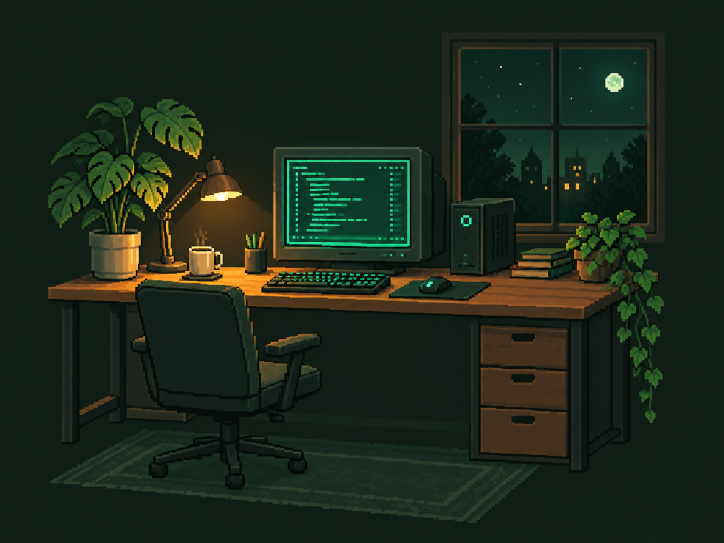
#> input picture docs/design/cozy-pc-concept.png, 1448 x 1086 px (shown at 1/2 size)
$ python build_wireframes.py
#> lines starting #> are read from the running program, lines starting #| are printed output that depends on the picture
"""Generate review-only layout drawings; this is not website source."""
from pathlib import Path
from PIL import Image, ImageDraw, ImageFont

ROOT = Path(__file__).resolve().parents[2]
OUT = ROOT / 'docs' / 'wireframes'
OUT.mkdir(parents=True, exist_ok=True)
FONT = 'C:/Windows/Fonts/arial.ttf'
BG, PANEL, TEXT, MUTED, GREEN = '#101814', '#19251E', '#E8F0EA', '#A9B8AE', '#34D399'

def make(mobile=False):
#> called with mobile = False
    w = 420 if mobile else 1200
    h = 2650 if mobile else 2140
    im = Image.new('RGB', (w,h), BG)
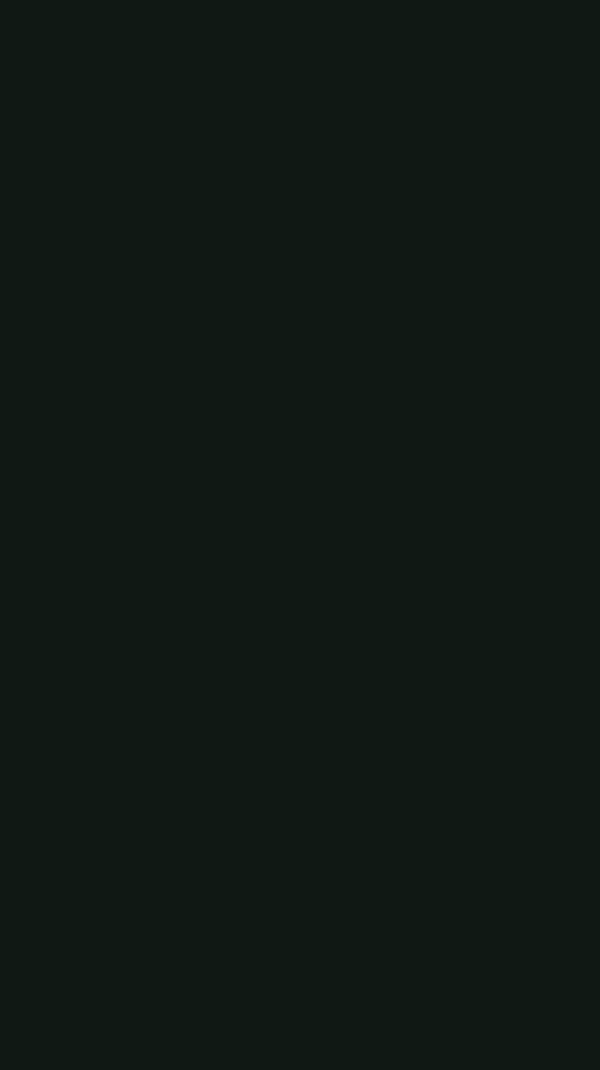
#> im: PIL image 1200x2140 RGB (shown at 1/2 size); mean R, G, B 16, 24, 20
    d = ImageDraw.Draw(im)
    def text(x,y,s,size=18,color=TEXT):
        d.text((x,y),s,font=ImageFont.truetype(FONT,size),fill=color)
    def box(x,y,bw,bh,label):
        d.rectangle((x,y,x+bw,y+bh), fill=PANEL,outline=MUTED)
        text(x+16,y+20,label,16)
    def heading(y,s):
        d.rectangle((24,y+5,32,y+13),fill=GREEN)
        text(44,y,s,26,GREEN)
    text(24,20,'ANGEL / PORTFOLIO',18,GREEN)
    text(24,54,'Home  About  Skills  Projects  Contact',14)
    text(24,96,'LAYOUT DRAFT / review pending',14,MUTED)
    text(24,145,'Angel Mendez Reyes',28 if mobile else 44)
    text(24,205,'Software & Data Engineering',18,MUTED)
    text(24,240,'Introduction and career interests',16,MUTED)
    box(24,285,145,50,'Contact Me')
    box(185,285,155,50,'View Projects')
    ay = 365 if mobile else 140
    ax = 24 if mobile else 680
    aw = 372 if mobile else 470
    box(ax,ay,aw,250,'' if (ROOT/'docs/design/cozy-pc-concept.png').exists() else 'Cozy PC illustration')
    art=ROOT/'docs/design/cozy-pc-concept.png'
    if art.exists():
        a=Image.open(art).convert('RGB'); a.thumbnail((aw-8,242))
#> in make, a is the input picture: PIL image 1448x1086 RGB; mean R, G, B 27.6, 39.6, 26.7
#> after `a.thumbnail((aw - 8, 242))`:
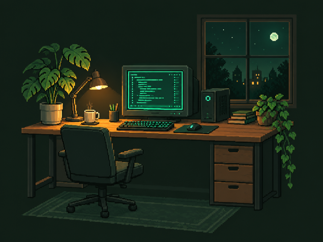
#> a: PIL image 323x242 RGB; mean R, G, B 27.8, 39.7, 26.9
        im.paste(a,(ax+(aw-a.width)//2,ay+4))
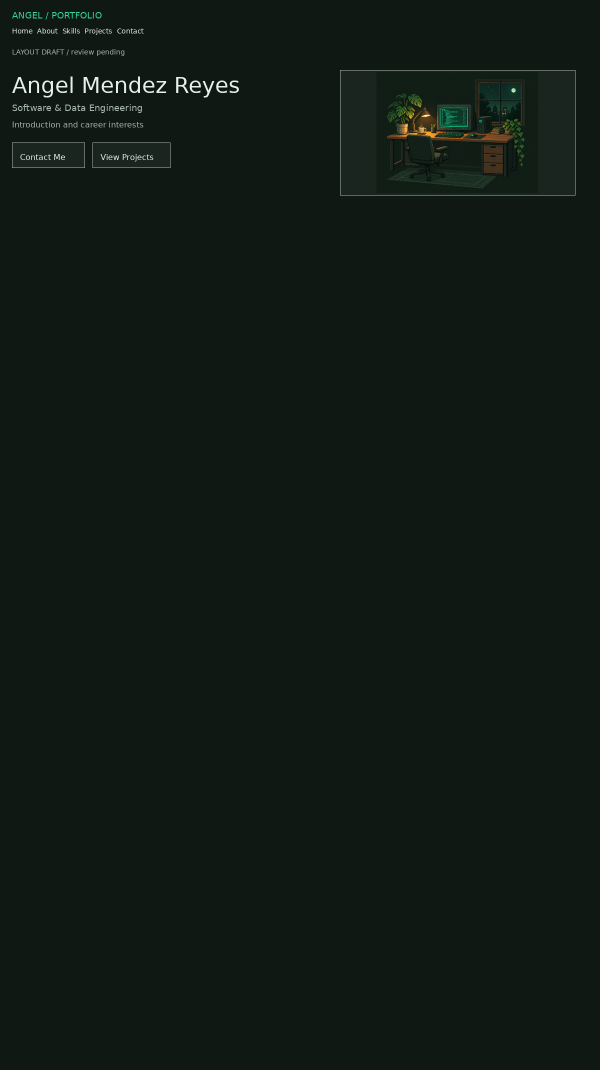
#> im: PIL image 1200x2140 RGB (shown at 1/2 size); mean R, G, B 17.3, 25.6, 21.2
    y=670 if mobile else 470
    heading(y,'About')
    text(24,y+55,'Approved professional bio',18)
    text(24,y+90,'Education + research summary',18)
    box(24,y+130,180,46,'Resume PDF')
    y+=230
    heading(y,'Skills')
    text(24,y+55,'Languages / Backend / Tools',18)
    text(24,y+88,'Readable text; no proficiency scores',16,MUTED)
    y+=170
    heading(y,'Projects & Research')
    projects=[('Soft Steps','Screenshot supplied later'),('SMS Spam Classifier','Actual output supplied later'),('2D Mystery Game','Screenshot supplied later')]
    for i,(title,label) in enumerate(projects):
        y+=65
        if mobile:
            text(24,y,title,24)
            text(24,y+42,'Description + my contributions',16,MUTED)
            text(24,y+72,'Technology / approved links',16,MUTED)
            box(24,y+110,372,175,label)
            y+=280
        else:
            vx,tx=(24,590) if i%2==0 else (650,24)
            box(vx,y,500,210,label)
            text(tx,y+10,title,27)
            text(tx,y+60,'Description + individual contributions',18,MUTED)
            text(tx,y+100,'Technology / approved project links',18,MUTED)
            y+=220
    y+=85
    heading(y,'Contact')
    text(24,y+55,'Job and research opportunities',18)
    text(24,y+90,'Email / GitHub / LinkedIn',18,GREEN)
    text(24,y+135,'Contact interaction decided in Phase 3',14,MUTED)
    im=im.crop((0,0,w,min(h,y+200)))
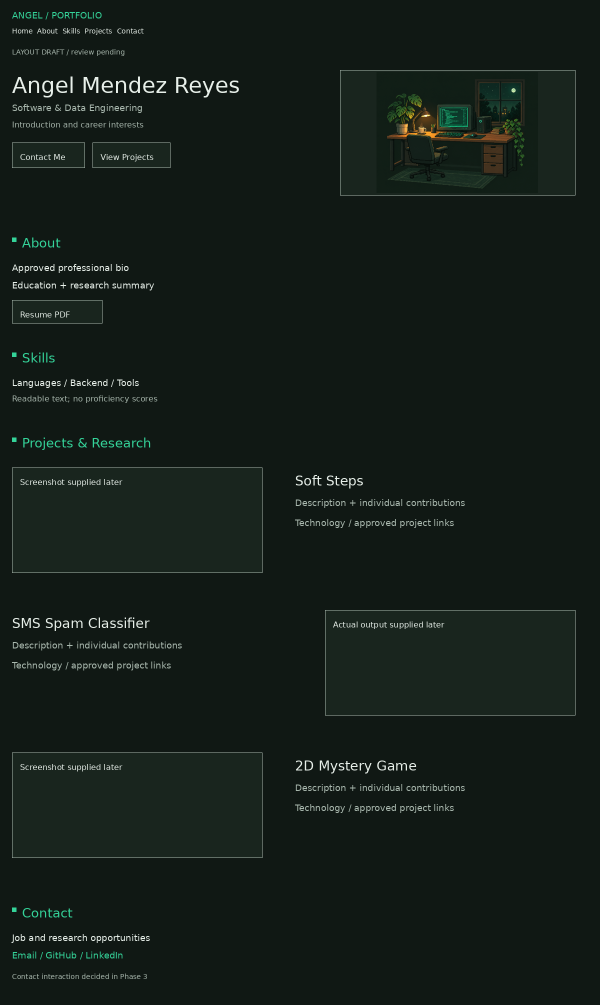
#> im: PIL image 1200x2010 RGB (shown at 1/2 size); mean R, G, B 20.4, 29.5, 24.6
    im.save(OUT/('mobile.png' if mobile else 'desktop.png'))

make(); make(True)
#> call 2 of make, with mobile = True
#> in make (call 2), `im = Image.new('RGB', (w,h), BG)`:
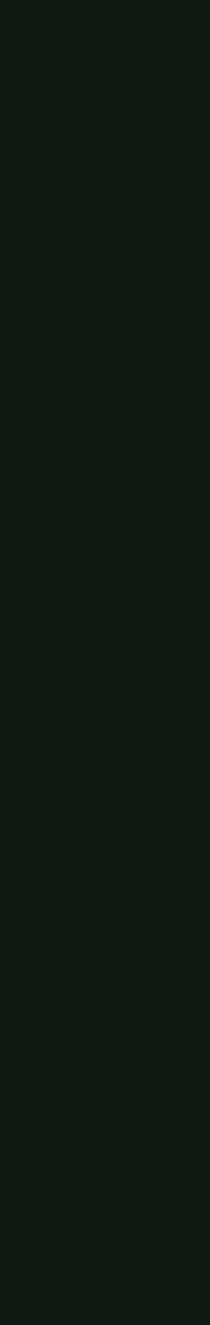
#> im: PIL image 420x2650 RGB (shown at 1/2 size); mean R, G, B 16, 24, 20
#> in make (call 2), `im.paste(a,(ax+(aw-a.width)//2,ay+4))`:
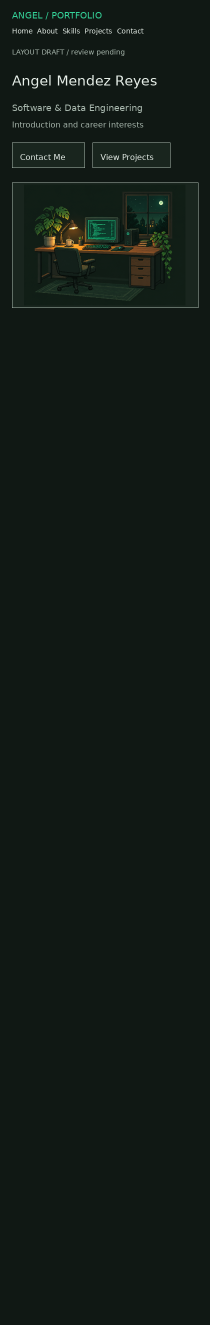
#> im: PIL image 420x2650 RGB (shown at 1/2 size); mean R, G, B 18.3, 26.8, 22
#> in make (call 2), `im=im.crop((0,0,w,min(h,y+200)))`:
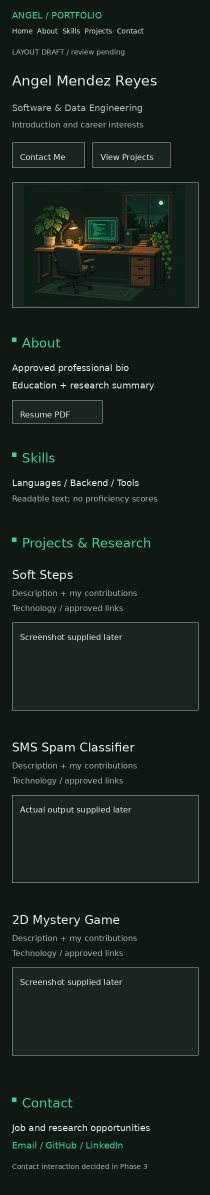
#> im: PIL image 420x2390 RGB (shown at 1/2 size); mean R, G, B 24, 34, 28.2
